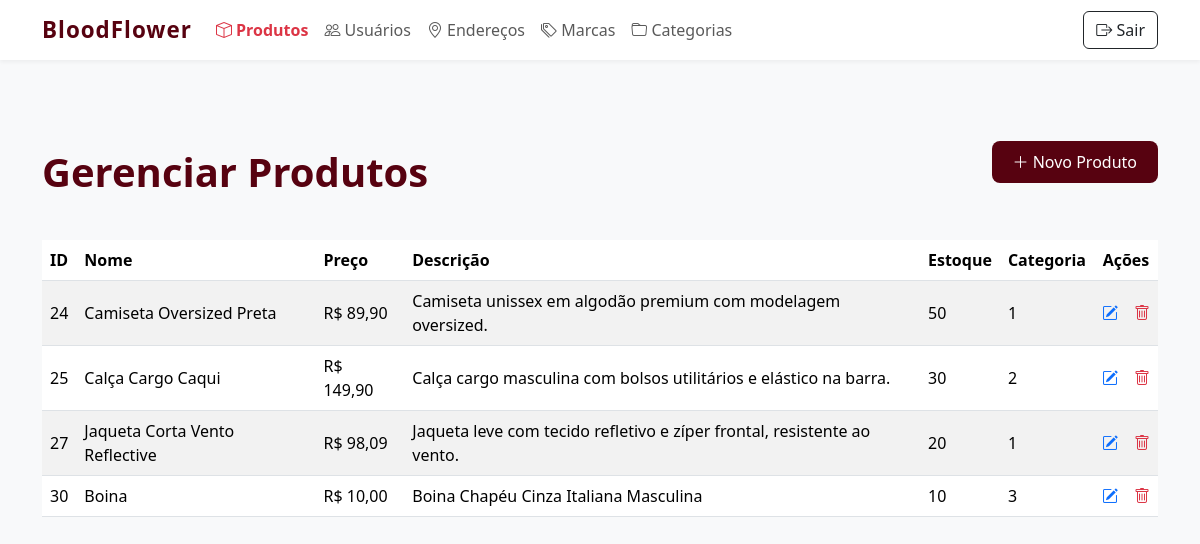
The page /admin/inicioADM.php (signed in) on the database its author committed.
### tables this page shows
CREATE TABLE IF NOT EXISTS `produtos` (
  `id` int NOT NULL AUTO_INCREMENT,
  `nome` varchar(100) NOT NULL,
  `descricao` text,
  `preco` decimal(10,2) NOT NULL,
  `preco_desconto` decimal(10,2) DEFAULT NULL,
  `estoque` int DEFAULT '0',
  `categoria_id` int DEFAULT NULL,
  `marca_id` int DEFAULT NULL,
  `imagem` varchar(255) DEFAULT NULL,
  PRIMARY KEY (`id`),
  KEY `categoria_id` (`categoria_id`),
  KEY `marca_id` (`marca_id`)
);

### admin/inicioADM.php (the view, shortened to what this page needs)
<?php
include("../conexao.php");
?>
<!DOCTYPE html>
<html lang="pt-br">
<head>
    <link href="https://cdn.jsdelivr.net/npm/bootstrap@5.3.3/dist/css/bootstrap.min.css" rel="stylesheet">
    <link href="https://cdn.jsdelivr.net/npm/bootstrap-icons@1.10.5/font/bootstrap-icons.css" rel="stylesheet">
</head>
<body>
<nav class="navbar navbar-expand-lg">
    <div class="container">
        <a class="navbar-brand" href="inicioADM.php">BloodFlower</a>
        <div class="collapse navbar-collapse" id="navbarNavAdmin">
            <ul class="navbar-nav me-auto mb-2 mb-lg-0">
                <li class="nav-item">
                    <a class="nav-link active fw-bold text-danger" href="inicioADM.php"><i class="bi bi-box"></i> Produtos</a>
                </li>
                <li class="nav-item">
                    <a class="nav-link" href="usuarios.php"><i class="bi bi-people"></i> Usuários</a>
                </li>
                <li class="nav-item">
                    <a class="nav-link" href="enderecos.php"><i class="bi bi-geo-alt"></i> Endereços</a>
                </li>
                <li class="nav-item">
                    <a class="nav-link" href="marcas.php"><i class="bi bi-tags"></i> Marcas</a>
                </li>
                <li class="nav-item">
                    <a class="nav-link" href="categorias.php"><i class="bi bi-folder"></i> Categorias</a>
                </li>
            </ul>
            <div class="d-flex align-items-center gap-3">
                <a href="../logoff.php" class="btn btn-outline-dark">
                    <i class="bi bi-box-arrow-right"></i> Sair
                </a>
            </div>
        </div>
    </div>
</nav>
<div class="container py-5">
    <div class="d-flex justify-content-between align-items-center mb-4">
        <h1>Gerenciar Produtos</h1>
        <a href="formProduto.php" class="btn btn-admin">
            <i class="bi bi-plus-lg"></i> Novo Produto
        </a>
    </div>
    <?php
    $sql = "SELECT * FROM produtos";
    $result = mysqli_query($conn, $sql);
    if (mysqli_num_rows($result) > 0) {
        echo "<div class='table-responsive'>";
        echo "<table class='table table-striped table-hover align-middle'>";
        echo "<thead><tr>";
        echo "<th>ID</th><th>Nome</th><th>Preço</th><th>Descrição</th><th>Estoque</th><th>Categoria</th><th class='text-center' colspan='2'>Ações</th>";
        echo "</tr></thead><tbody>";
        while ($row = mysqli_fetch_assoc($result)) {
            echo "<tr>";
            echo "<td>{$row['id']}</td>";
            echo "<td>{$row['nome']}</td>";
            echo "<td>R$ " . number_format($row['preco'], 2, ',', '.') . "</td>";
            echo "<td>{$row['descricao']}</td>";
            echo "<td>{$row['estoque']}</td>";
            echo "<td>{$row['categoria_id']}</td>";
            echo "<td class='text-center'>
                    <a href='formEditProduto.php?id_produto={$row['id']}' class='text-primary'><i class='bi bi-pencil-square'></i></a>
                  </td>";
            echo "<td class='text-center'>
                    <a href='excluirProduto.php?id={$row['id']}' class='text-danger' onclick='return confirm(\"Tem certeza que deseja excluir este produto?\")'>
                        <i class='bi bi-trash'></i>
                    </a>
                  </td>";
            echo "</tr>";
        }
        echo "</tbody></table></div>";
    } else {
        echo "<p class='text-muted text-center mt-4'>Nenhum produto cadastrado.</p>";
    }
    ?>
</div>
</body>
</html>
</html>

### admin/inicioADM.php (style rules this page uses)
body { background-color: #f8f9fa; }
.navbar { background-color: #ffffff; box-shadow: 0 2px 4px rgba(0,0,0,0.05); }
.navbar-brand { font-weight: bold; font-size: 1.4rem; color: #570210 !important; letter-spacing: 1px; }
h1 { color: #570210; font-weight: 700; text-align: center; margin: 40px 0 20px; }
.table thead { background-color: #570210; color: white; }
.btn-admin { background-color: #570210; color: white; border-radius: 8px; padding: 8px 20px; font-weight: 500; }

### rows shown on the page
produtos: id "24", nome "Camiseta Oversized Preta", preco "89,90", descricao "Camiseta unissex em algodão premium com modelagem oversized.", estoque "50", categoria "1"
produtos: id "25", nome "Calça Cargo Caqui", preco "149,90", descricao "Calça cargo masculina com bolsos utilitários e elástico na barra.", estoque "30", categoria "2"
produtos: id "27", nome "Jaqueta Corta Vento Reflective", preco "98,09", descricao "Jaqueta leve com tecido refletivo e zíper frontal, resistente ao vento.", estoque "20", categoria "1"
produtos: id "30", nome "Boina", preco "10,00", descricao "Boina Chapéu Cinza Italiana Masculina", estoque "10", categoria "3"
